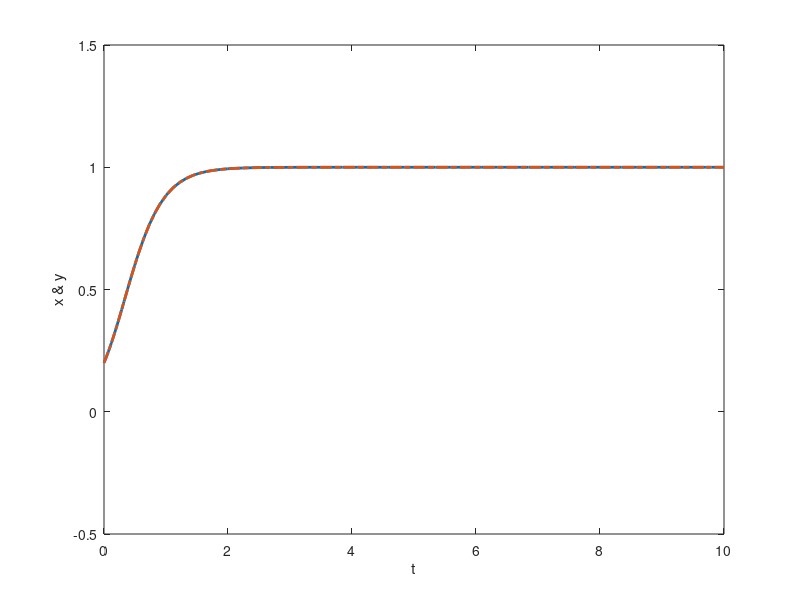
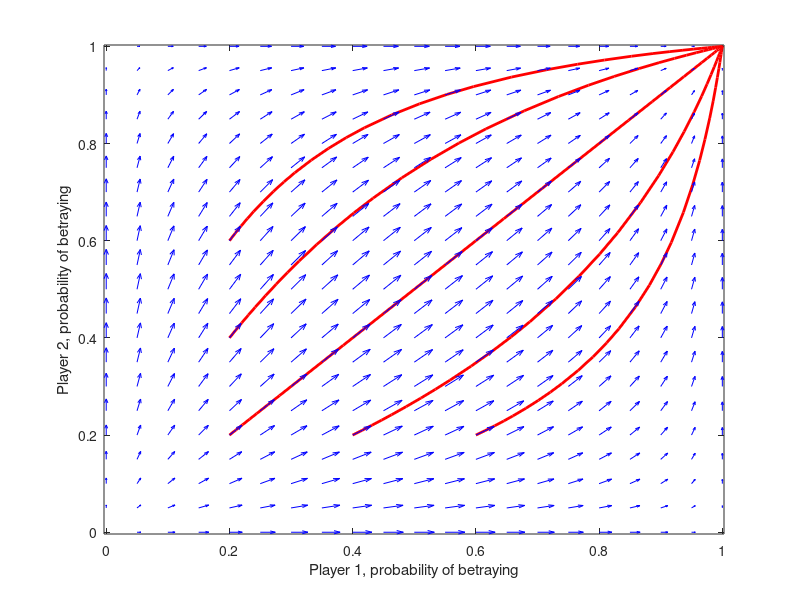
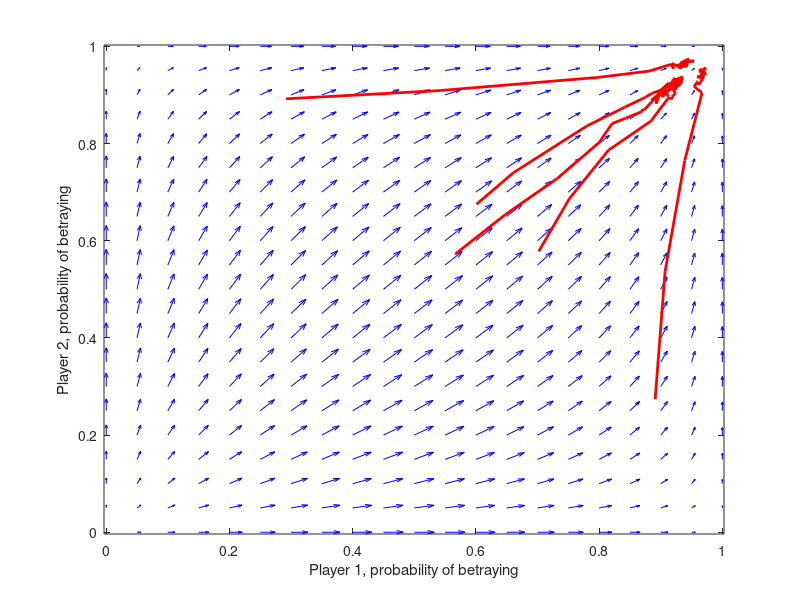
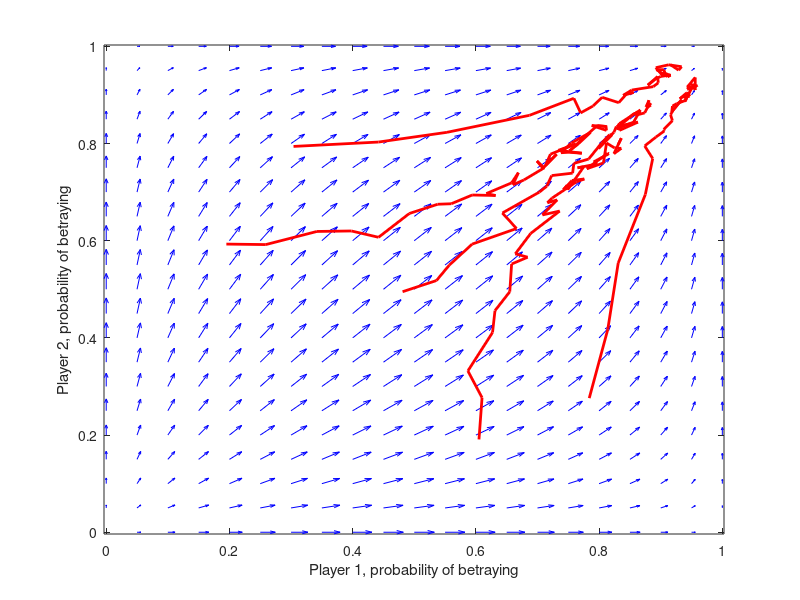

These figures' MATLAB source, in order:
%{
 Payoff matrices : A = [3 0; 5 1] and B = [3 5; 0 1], Symmetric game -> 1
 population model
%}

solution = @(t,z) [z(1).*(1-z(1)).*(3*z(2) - (-4)*(1-z(2))), z(2).*(1-z(2)).*(3*z(1) - (-4)*(1-z(1)))]';

[T,Z] = ode45(solution,[0 10],[0.2 0.2]);
[T2,Z2] = ode45(solution,[0 10],[0.2 0.4]);
[T3,Z3] = ode45(solution,[0 10],[0.4 0.2]);
[T4,Z4] = ode45(solution,[0 10],[0.2 0.6]);
[T5,Z5] = ode45(solution,[0 10],[0.6 0.2]);

plot(T,Z(:,1),'-',T,Z(:,2),'-.')  
%title('Prisoner''s Dilemma');
xlabel('t');
ylabel('x & y');
set(findobj(gca,'Type','line'),'LineWidth',2);
axis([0 10 -.5 1.5]);

figure
plot(Z(:,1),Z(:,2),'-')
hold on
plot(Z2(:,1),Z2(:,2),'-')
hold on
plot(Z3(:,1),Z3(:,2),'-')
hold on
plot(Z4(:,1),Z4(:,2),'-')
hold on
plot(Z5(:,1),Z5(:,2),'-')

set(findobj(gca,'Type','line'),'Color','r','LineWidth',2);
%title('Prisoner''s Dilemma');
xlabel('Player 1, probability of betraying');    
ylabel('Player 2, probability of betraying');     

hold on
[X,Y] = meshgrid(0:0.05:1);
V = Y.*(1-Y).*(3*X - (-4)*(1-X));
U = X.*(1-X).*(3*Y - (-4)*(1-Y));
quiver(X,Y,U,V,0.6,'b');
axis tight;
hold off

figure
[X,Y] = meshgrid(0:0.05:1);
V = Y.*(1-Y).*(3*X - (-4)*(1-X));
U = X.*(1-X).*(3*Y - (-4)*(1-Y));
quiver(X,Y,U,V,0.6,'b');
axis tight;
hold on

Array=csvread('prisoners_QLearnerA4_QLearnerB41.csv');
line1 = Array(2, :);
line2 = Array(3, :);
line1filtered = cat(2, line1(1, 1:20:150), line1(1, 170:50:1000));
line2filtered = cat(2, line2(1, 1:20:150), line2(1, 170:50:1000));
plot(line1filtered, line2filtered, 'r', 'LineWidth',2)
hold on
Array=csvread('prisoners_QLearnerA4_QLearnerB42.csv');
line3 = Array(2, :);
line4 = Array(3, :);
line3filtered = cat(2, line3(1, 1:20:150), line3(1, 170:50:1000));
line4filtered = cat(2, line4(1, 1:20:150), line4(1, 170:50:1000));
plot(line3filtered, line4filtered, 'r', 'LineWidth',2)
hold on
Array=csvread('prisoners_QLearnerA4_QLearnerB43.csv');
line5 = Array(2, :);
line6 = Array(3, :);
line5filtered = cat(2, line5(1, 1:20:150), line5(1, 170:50:1000));
line6filtered = cat(2, line6(1, 1:20:150), line6(1, 170:50:1000));
plot(line5filtered, line6filtered, 'r', 'LineWidth',2)
hold on
Array=csvread('prisoners_QLearnerA4_QLearnerB44.csv');
line7 = Array(2, :);
line8 = Array(3, :);
line7filtered = cat(2, line7(1, 1:20:150), line7(1, 170:50:1000));
line8filtered = cat(2, line8(1, 1:20:150), line8(1, 170:50:1000));
plot(line7filtered, line8filtered, 'r', 'LineWidth',2)
hold on
Array=csvread('prisoners_QLearnerA4_QLearnerB45.csv');
line9 = Array(2, :);
line10 = Array(3, :);
line9filtered = cat(2, line9(1, 1:20:150), line9(1, 170:50:1000));
line10filtered = cat(2, line10(1, 1:20:150), line10(1, 170:50:1000));
plot(line9filtered, line10filtered, 'r', 'LineWidth',2)
hold on

%title('Prisoner''s Dilemma');
xlabel('Player 1, probability of betraying');    
ylabel('Player 2, probability of betraying');

hold off




figure
[X,Y] = meshgrid(0:0.05:1);
V = Y.*(1-Y).*(3*X - (-4)*(1-X));
U = X.*(1-X).*(3*Y - (-4)*(1-Y));
quiver(X,Y,U,V,0.6,'b');
axis tight;
hold on

Array=csvread('prisoners_MCILearnerA4_MCILearnerB41.csv');
line1 = Array(2, :);
line2 = Array(3, :);
line1filtered = cat(2, line1(1, 1:20:150), line1(1, 170:50:1500));
line2filtered = cat(2, line2(1, 1:20:150), line2(1, 170:50:1500));
plot(line1filtered, line2filtered, 'r', 'LineWidth',2)
hold on
Array=csvread('prisoners_MCILearnerA4_MCILearnerB42.csv');
line3 = Array(2, :);
line4 = Array(3, :);
line3filtered = cat(2, line3(1, 1:20:150), line3(1, 170:50:1500));
line4filtered = cat(2, line4(1, 1:20:150), line4(1, 170:50:1500));
plot(line3filtered, line4filtered, 'r', 'LineWidth',2)
hold on
Array=csvread('prisoners_MCILearnerA4_MCILearnerB43.csv');
line5 = Array(2, :);
line6 = Array(3, :);
line5filtered = cat(2, line5(1, 1:20:150), line5(1, 170:50:1500));
line6filtered = cat(2, line6(1, 1:20:150), line6(1, 170:50:1500));
plot(line5filtered, line6filtered, 'r', 'LineWidth',2)
hold on
Array=csvread('prisoners_MCILearnerA4_MCILearnerB44.csv');
line7 = Array(2, :);
line8 = Array(3, :);
line7filtered = cat(2, line7(1, 1:20:150), line7(1, 170:50:1500));
line8filtered = cat(2, line8(1, 1:20:150), line8(1, 170:50:1500));
plot(line7filtered, line8filtered, 'r', 'LineWidth',2)
hold on
Array=csvread('prisoners_MCILearnerA4_MCILearnerB45.csv');
line9 = Array(2, :);
line10 = Array(3, :);
line9filtered = cat(2, line9(1, 1:20:150), line9(1, 170:50:1500));
line10filtered = cat(2, line10(1, 1:20:150), line10(1, 170:50:1500));
plot(line9filtered, line10filtered, 'r', 'LineWidth',2)
hold on

%title('Prisoner''s Dilemma');
xlabel('Player 1, probability of betraying');    
ylabel('Player 2, probability of betraying');

hold off


